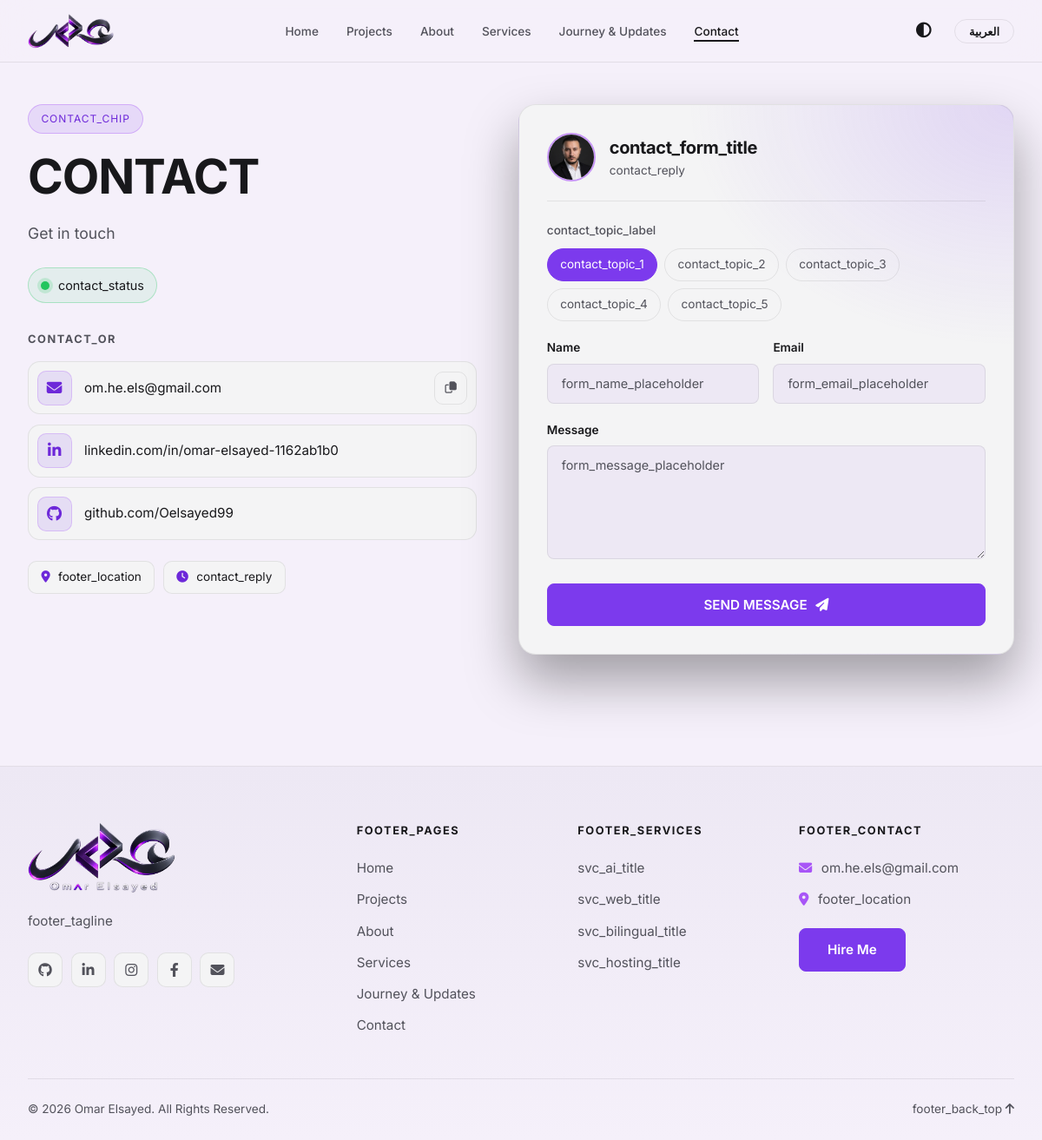
The app's page /contact with its own data.
### tables this page shows
CREATE TABLE `translations` (
  `id` int NOT NULL AUTO_INCREMENT,
  `msgid` varchar(255) NOT NULL,
  `en` text,
  `ar` text,
  `created_at` timestamp NULL DEFAULT CURRENT_TIMESTAMP,
  PRIMARY KEY (`id`),
  UNIQUE KEY `msgid` (`msgid`)
);

### public/index.php (called while the page is built, shortened)
<?php
require_once APP_PATH . '/helpers.php';
spl_autoload_register(function ($class) {
    $path = BASE_PATH . '/' . str_replace('\\', '/', $class) . '.php';
});
require_once APP_PATH . '/Router.php';
$router = new app\Router();
$router->add('', 'app\controllers\HomeController', 'index');
$router->add('about', 'app\controllers\AboutController', 'index');
$router->add('projects', 'app\controllers\ProjectController', 'index');
$router->add('projects/:slug', 'app\controllers\ProjectController', 'detail');
$router->add('blog', 'app\controllers\BlogController', 'index');
$router->add('services', 'app\controllers\ServicesController', 'index');
$router->add('contact', 'app\controllers\ContactController', 'index');
$router->add('contact/submit', 'app\controllers\ContactController', 'submit');
$router->add('lang', 'app\controllers\Controller', 'switchLang');
$url = $_GET['url'] ?? '';
$router->dispatch($url);

### app/controllers/ContactController.php (called while the page is built, shortened)
<?php
class ContactController extends Controller
{
    public function index()
    {
        $this->render('contact', [
            'title_key' => 'nav_contact',
            'active_page' => 'contact'
        ]);
    }
}

### app/helpers.php (called while the page is built, shortened)
<?php
function translate($msgid) {
    $lang = $_SESSION['lang'] ?? $_COOKIE['lang'] ?? 'en';
    return Translation::get($msgid, $lang);
}
function is_editor_mode() {
    return isset($_SESSION['admin_user_id'], $_SESSION['admin_editor_active'])
        && ($_SERVER['HTTP_SEC_FETCH_DEST'] ?? '') === 'iframe';
}
function t($msgid) {
    $text = translate($msgid);
    return $text;
}
function get_current_lang() {
    return $_SESSION['lang'] ?? $_COOKIE['lang'] ?? 'en';
}
function is_rtl() {
    return get_current_lang() === 'ar';
}

### app/models/Translation.php (called while the page is built, shortened)
<?php
class Translation extends Model
{
    public static function get($msgid, $lang = 'en')
    {
        $sql = "SELECT `$lang` FROM translations WHERE msgid = ? LIMIT 1";
        $stmt = self::query($sql, [$msgid]);
        $result = $stmt->fetch();
        return $result[$lang] ?? $msgid;
    }
}

### app/models/Model.php (called while the page is built, shortened)
<?php
abstract class Model
{
    protected static $db;
    public static function connect()
    {
        if (self::$db === null) {
            $host = getenv('DB_HOST') !== false ? getenv('DB_HOST') : 'localhost';
            $name = getenv('DB_NAME') !== false ? getenv('DB_NAME') : 'portfolio';
            $user = getenv('DB_USER') !== false ? getenv('DB_USER') : 'root';
            $pass = getenv('DB_PASS') !== false ? getenv('DB_PASS') : 'root';
            try {
                self::$db = new PDO("mysql:host=$host;dbname=$name;charset=utf8mb4", $user, $pass);
                self::$db->setAttribute(PDO::ATTR_ERRMODE, PDO::ERRMODE_EXCEPTION);
                self::$db->setAttribute(PDO::ATTR_DEFAULT_FETCH_MODE, PDO::FETCH_ASSOC);
                self::$db->exec("SET NAMES utf8mb4");
            } catch (PDOException $e) {
                die("Connection failed: " . $e->getMessage());
            }
        }
        return self::$db;
    }
    protected static function query($sql, $params = [])
    {
        $stmt = self::connect()->prepare($sql);
        $stmt->execute($params);
        return $stmt;
    }
}

### app/views/contact.php (the view, shortened to what this page needs)
<?php include PARTIAL_PATH . '/header.php';
$email = translate('contact_email');
$methods = [
    ['fas fa-envelope', 'mailto:' . $email, 'contact_email', true],
    ['fab fa-linkedin-in', 'https://' . translate('contact_linkedin'), 'contact_linkedin', false],
    ['fab fa-github', 'https://' . translate('contact_github'), 'contact_github', false],
];
?>
<section class="contact-v2">
    <div class="container contact-v2-grid">
        <div class="contact-intro reveal">
            <span class="hero-chip"><?= t('contact_chip') ?></span>
            <h1 class="svc-hero-title"><?= t('contact_heading') ?></h1>
            <p class="about-lead"><?= t('contact_subtitle') ?></p>
            <p class="contact-status"><span class="exp-dot exp-dot--live"></span> <?= t('contact_status') ?></p>
            <h2 class="contact-or"><?= t('contact_or') ?></h2>
            <div class="contact-methods">
                <?php foreach ($methods as [$icon, $href, $key, $copy]): ?>
                    <div class="contact-method">
                        <a href="<?= htmlspecialchars($href) ?>"<?= $copy ? '' : ' target="_blank" rel="noopener"' ?> class="contact-method-link">
                            <span class="project-card-icon"><i class="<?= $icon ?>"></i></span>
                            <span class="contact-method-text"><?= t($key) ?></span>
                        </a>
                        <?php if ($copy): ?>
                            <button type="button" class="contact-copy" data-copy="<?= htmlspecialchars($email) ?>" data-done="<?= htmlspecialchars(translate('contact_copied')) ?>" aria-label="<?= htmlspecialchars(translate('contact_copy')) ?>" title="<?= htmlspecialchars(translate('contact_copy')) ?>"><i class="far fa-copy"></i></button>
                        <?php endif; ?>
                    </div>
                <?php endforeach; ?>
            </div>
            <div class="about-facts contact-facts">
                <span><i class="fas fa-location-dot"></i> <?= t('footer_location') ?></span>
                <span><i class="fas fa-clock"></i> <?= t('contact_reply') ?></span>
            </div>
        </div>
        <div class="contact-form-card reveal">
            <div class="contact-form-head">
                <img src="/assets/images/contact_portrait.webp" alt="<?= htmlspecialchars(translate('hero_name')) ?>" width="56" height="56">
                <div>
                    <h2><?= t('contact_form_title') ?></h2>
                    <p><?= t('contact_reply') ?></p>
                </div>
            </div>
            <form action="/contact/submit" method="POST" id="contact-form">
                <fieldset class="contact-topics">
                    <legend><?= t('contact_topic_label') ?></legend>
                    <?php for ($n = 1; $n <= 5; $n++): $topic = translate("contact_topic_$n"); ?>
                        <label class="topic-chip">
                            <span><?= t("contact_topic_$n") ?></span>
                        </label>
                    <?php endfor; ?>
                </fieldset>
                <div class="contact-row">
                    <div class="form-group">
                        <label for="name"><?= t('form_name') ?></label>
                        <input type="text" id="name" name="name" autocomplete="name" placeholder="<?= htmlspecialchars(translate('form_name_placeholder')) ?>" required>
                    </div>
                    <div class="form-group">
                        <label for="email"><?= t('form_email') ?></label>
                        <input type="email" id="email" name="email" autocomplete="email" placeholder="<?= htmlspecialchars(translate('form_email_placeholder')) ?>" required>
                    </div>
                </div>
                <div class="form-group">
                    <label for="message"><?= t('form_message') ?></label>
                    <textarea id="message" name="message" rows="6" placeholder="<?= htmlspecialchars(translate('form_message_placeholder')) ?>" required></textarea>
                </div>
                <button type="submit" class="btn btn-primary contact-submit" id="btn-submit"><?= t('form_submit') ?> <i class="fas fa-paper-plane"></i></button>
            </form>
        </div>
    </div>
</section>
<?php include PARTIAL_PATH . '/footer.php'; ?>

### app/Router.php (shortened to what this page needs)
<?php
class Router
{
    protected $routes = [];
    public function add($url, $controller, $action)
    {
        $this->routes[$url] = [
            'controller' => $controller,
            'action' => $action
        ];
    }
    public function dispatch($url)
    {
        $url = trim($url, '/');
        foreach ($this->routes as $routeUrl => $routeData) {
            $pattern = preg_replace('/:[a-zA-Z0-9_]+/', '([^/]+)', $routeUrl);
            $pattern = '#^' . $pattern . '$#';
            if (preg_match($pattern, $url, $matches)) {
                array_shift($matches);
                $controllerName = $routeData['controller'];
                $action = $routeData['action'];
                if (class_exists($controllerName)) {
                    $controller = new $controllerName();
                    if (method_exists($controller, $action)) {
                        call_user_func_array([$controller, $action], $matches);
                        return;
                    } else {
                        $this->abort(404, "Action '$action' not found in controller '$controllerName'");
                    }
                } else {
                    $this->abort(404, "Controller '$controllerName' not found");
                }
            }
        }
    }
}

### partials/header.php (shortened to what this page needs)
<!DOCTYPE html>
<html lang="<?= get_current_lang() ?>" dir="<?= is_rtl() ? 'rtl' : 'ltr' ?>">
<head>
    <link rel="stylesheet" href="https://cdnjs.cloudflare.com/ajax/libs/font-awesome/6.4.0/css/all.min.css">
    <link rel="stylesheet" href="/assets/css/style.css?v=<?= filemtime(BASE_PATH . '/public/assets/css/style.css') ?>">
</head>
<?php $themePref = in_array($_COOKIE['theme'] ?? '', ['light', 'dark', 'system'], true) ? $_COOKIE['theme'] : 'system'; ?>
<body class="<?= $themePref === 'light' ? 'light' : 'dark' ?>-mode" data-theme-pref="<?= $themePref ?>">
    <header id="site-header">
        <nav class="container">
            <div class="logo">
                <a href="/" class="logo-link" aria-label="<?= htmlspecialchars(translate('hero_name')) ?>"><img src="/assets/images/brand/logo-icon.webp" alt="<?= htmlspecialchars(translate('hero_name')) ?>" class="logo-icon" width="1200" height="487"></a>
            </div>
            <ul class="nav-links" id="nav-links">
                <li><a href="/" class="<?= ($active_page === 'home') ? 'active' : ''; ?>"><?= t('nav_home') ?></a></li>
                <li><a href="/projects" class="<?= ($active_page === 'projects') ? 'active' : ''; ?>"><?= t('nav_projects') ?></a></li>
                <li><a href="/about" class="<?= ($active_page === 'about') ? 'active' : ''; ?>"><?= t('nav_about') ?></a></li>
                <li><a href="/services" class="<?= ($active_page === 'services') ? 'active' : ''; ?>"><?= t('nav_services') ?></a></li>
                <li><a href="/blog" class="<?= ($active_page === 'blog') ? 'active' : ''; ?>"><?= t('nav_blog') ?></a></li>
                <li><a href="/contact" class="<?= ($active_page === 'contact') ? 'active' : ''; ?>"><?= t('nav_contact') ?></a></li>
            </ul>
            <div class="header-actions">
                <button id="theme-toggle" class="icon-btn"
                        data-label-system="<?= htmlspecialchars(translate('theme_system')) ?>"
                        data-label-light="<?= htmlspecialchars(translate('theme_light')) ?>"
                        data-label-dark="<?= htmlspecialchars(translate('theme_dark')) ?>">
                    <i class="fas fa-circle-half-stroke"></i>
                </button>
                <div class="lang-switcher">
                    <?php if (get_current_lang() === 'en'): ?>
                        <a href="/lang?lang=ar" class="lang-link" id="lang-switch">العربية</a>
                    <?php else: ?>
                        <a href="/lang?lang=en" class="lang-link" id="lang-switch">English</a>
                    <?php endif; ?>
                </div>
            </div>
        </nav>
    </header>
    <main>

### partials/footer.php (shortened to what this page needs)
    </main>
    <footer class="site-footer">
        <div class="container">
            <div class="footer-grid">
                <div class="footer-brand">
                    <a href="/" class="footer-logo"><img src="/assets/images/brand/logo-group.webp" alt="<?= htmlspecialchars(translate('hero_name')) ?>" width="1200" height="575" loading="lazy"></a>
                    <p><?= t('footer_tagline') ?></p>
                    <div class="footer-socials">
                        <a href="https://<?= translate('contact_github') ?>" target="_blank" rel="noopener" aria-label="GitHub"><i class="fab fa-github"></i></a>
                        <a href="https://<?= translate('contact_linkedin') ?>" target="_blank" rel="noopener" aria-label="LinkedIn"><i class="fab fa-linkedin-in"></i></a>
                        <a href="https://www.instagram.com/omar_hesham_turbo/" target="_blank" rel="noopener" aria-label="Instagram"><i class="fab fa-instagram"></i></a>
                        <a href="https://www.facebook.com/omar.turboo.1/" target="_blank" rel="noopener" aria-label="Facebook"><i class="fab fa-facebook-f"></i></a>
                        <a href="mailto:<?= translate('contact_email') ?>" aria-label="Email"><i class="fas fa-envelope"></i></a>
                    </div>
                </div>
                <nav class="footer-col" aria-label="<?= htmlspecialchars(translate('footer_pages')) ?>">
                    <h3><?= t('footer_pages') ?></h3>
                    <a href="/"><?= t('nav_home') ?></a>
                    <a href="/projects"><?= t('nav_projects') ?></a>
                    <a href="/about"><?= t('nav_about') ?></a>
                    <a href="/services"><?= t('nav_services') ?></a>
                    <a href="/blog"><?= t('nav_blog') ?></a>
                    <a href="/contact"><?= t('nav_contact') ?></a>
                </nav>
                <div class="footer-col">
                    <h3><?= t('footer_services') ?></h3>
                    <a href="/services"><?= t('svc_ai_title') ?></a>
                    <a href="/services"><?= t('svc_web_title') ?></a>
                    <a href="/services"><?= t('svc_bilingual_title') ?></a>
                    <a href="/services"><?= t('svc_hosting_title') ?></a>
                </div>
                <div class="footer-col">
                    <h3><?= t('footer_contact') ?></h3>
                    <a href="mailto:<?= translate('contact_email') ?>" class="footer-email"><i class="fas fa-envelope"></i> <?= t('contact_email') ?></a>
                    <span><i class="fas fa-location-dot"></i> <?= t('footer_location') ?></span>
                    <a href="/contact" class="btn btn-primary footer-cta"><?= t('btn_hire') ?></a>
                </div>
            </div>
            <div class="footer-bottom">
                <p>&copy; <?= date('Y') ?> <?= t('hero_name') ?>. <?= t('footer_rights') ?></p>
                <a href="#" class="footer-top"><?= t('footer_back_top') ?> <i class="fas fa-arrow-up"></i></a>
            </div>
        </div>
    </footer>
</body>
</html>

### records on screen
translations: en "Home"
translations: en "Projects"
translations: en "About"
translations: en "Services"
translations: en "Journey & Updates"
translations: en "Contact"
translations: en "CONTACT"
translations: en "Get in touch"
translations: en "om.he.els@gmail.com"
translations: en "linkedin.com/in/omar-elsayed-1162ab1b0"
translations: en "github.com/Oelsayed99"
translations: en "Name"
translations: en "Email"
translations: en "Message"
translations: en "SEND MESSAGE"
translations: en "Hire Me"
translations: en "Omar Elsayed"
translations: en "All Rights Reserved."

### other values on screen
t('contact_chip') "CONTACT_CHIP"
t('contact_status') "contact_status"
t('contact_or') "CONTACT_OR"
t('footer_location') "footer_location"
t('contact_reply') "contact_reply"
t('contact_form_title') "contact_form_title"
t('contact_topic_label') "contact_topic_label"
t("contact_topic_$n") "contact_topic_1"
t("contact_topic_$n") "contact_topic_2"
t("contact_topic_$n") "contact_topic_3"
t("contact_topic_$n") "contact_topic_4"
t("contact_topic_$n") "contact_topic_5"
t('footer_tagline') "footer_tagline"
t('footer_pages') "FOOTER_PAGES"
t('footer_services') "FOOTER_SERVICES"
